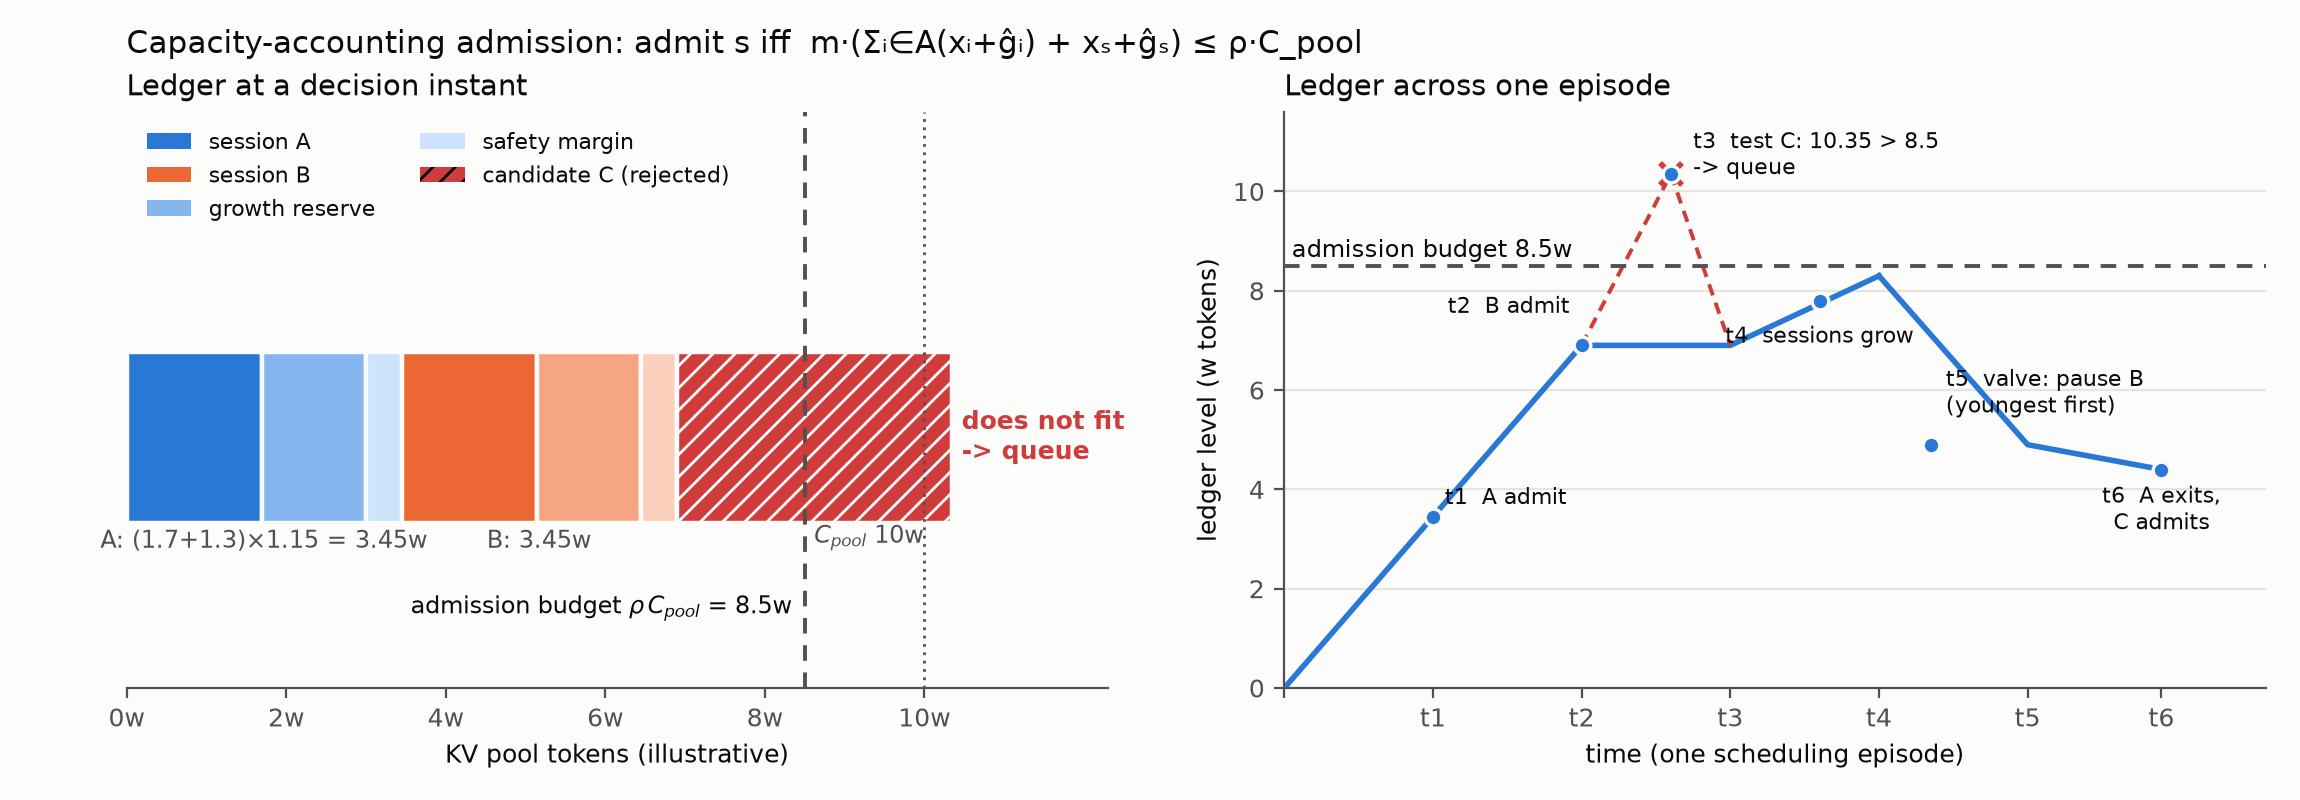

Generate this figure with Python:
#!/usr/bin/env python3
"""Figure: capacity-accounting admission — the ledger test (illustrative walkthrough).

Left panel: composition of the ledger at a decision instant (sessions A,B admitted;
candidate C's need overflows the admission budget -> queue).
Right panel: ledger level across one scheduling episode (admit / reject / valve-shed / revive).
Illustrative numbers: pool 10w tokens, budget rho=0.85, margin m=1.15,
first prompt 1.7w, forecast growth 1.3w -> need per session (1.7+1.3)*1.15 = 3.45w.
"""
import matplotlib
matplotlib.use("Agg")
import matplotlib.pyplot as plt
from matplotlib.patches import Patch

SURFACE = "#fcfcfb"
TXT, TXT2 = "#0b0b0b", "#52514e"
A_CUR, A_GRO, A_MAR = "#2a78d6", "#86b6ef", "#cde2fb"      # blue family (session A)
B_CUR, B_GRO, B_MAR = "#eb6834", "#f6a583", "#fbd0bd"      # orange family (session B)
CAND = "#d03b3b"                                            # status-critical (rejected test)
LEDGER = "#2a78d6"
GRID = "#e5e4e0"

plt.rcParams.update({
    "font.size": 9, "text.color": TXT, "axes.edgecolor": TXT2,
    "axes.labelcolor": TXT, "xtick.color": TXT2, "ytick.color": TXT2,
    "figure.facecolor": SURFACE, "axes.facecolor": SURFACE,
})

fig, (axL, axR) = plt.subplots(1, 2, figsize=(11.5, 4.0))
fig.subplots_adjust(left=0.055, right=0.985, top=0.86, bottom=0.14, wspace=0.18)

BUDGET, POOL = 8.5, 10.0

# ---------------- Left: ledger composition at a decision instant ----------------
segs = [  # (width, color, hatch, label)
    (1.7,  A_CUR, "",  "A: current 1.7"),
    (1.3,  A_GRO, "",  "A: growth 1.3"),
    (0.45, A_MAR, "",  "margin"),
    (1.7,  B_CUR, "",  "B: current 1.7"),
    (1.3,  B_GRO, "",  "B: growth 1.3"),
    (0.45, B_MAR, "",  ""),
    (3.45, CAND, "///", "C candidate: 3.45"),
]
x = 0.0
for w, c, h, lab in segs:
    axL.barh(0.5, w, left=x, height=0.34, color=c, hatch=h,
             edgecolor=SURFACE, linewidth=1.6)
    x += w
axL.axvline(BUDGET, color=TXT2, linestyle=(0, (4, 3)), linewidth=1.4)
axL.axvline(POOL, color=TXT2, linestyle=(0, (1, 2)), linewidth=1.0)
axL.text(BUDGET - 0.15, 0.16, "admission budget $\\rho\\,C_{pool}$ = 8.5w",
         ha="right", va="center", fontsize=8.5, color=TXT)
axL.text(POOL, 0.30, "$C_{pool}$ 10w", ha="right", va="center", fontsize=8.5, color=TXT2)
axL.text(x + 0.12, 0.5, "does not fit\n-> queue", ha="left", va="center",
         fontsize=9, color=CAND, fontweight="bold")
axL.annotate("", xy=(BUDGET + 0.05, 0.5), xytext=(x, 0.5),
             arrowprops=dict(arrowstyle="->", color=CAND, lw=1.2, alpha=0.0))  # spacer
# cumulative labels under the bar
axL.text(3.45 / 2, 0.28, "A: (1.7+1.3)×1.15 = 3.45w", ha="center", fontsize=8.5, color=TXT2)
axL.text(3.45 + 3.45 / 2, 0.28, "B: 3.45w", ha="center", fontsize=8.5, color=TXT2)
axL.set_xlim(0, 12.3)
axL.set_ylim(0, 1.15)
axL.set_yticks([])
axL.set_xticks(range(0, 11, 2))
axL.set_xticklabels([f"{v}w" for v in range(0, 11, 2)])
axL.set_xlabel("KV pool tokens (illustrative)")
axL.set_title("Ledger at a decision instant", fontsize=10.5, loc="left", color=TXT)
axL.legend(handles=[
    Patch(facecolor=A_CUR, label="session A"),
    Patch(facecolor=B_CUR, label="session B"),
    Patch(facecolor=A_GRO, label="growth reserve"),
    Patch(facecolor=A_MAR, label="safety margin"),
    Patch(facecolor=CAND, hatch="///", label="candidate C (rejected)"),
], loc="upper left", fontsize=8, frameon=False, ncol=2)
for s in ("top", "right", "left"):
    axL.spines[s].set_visible(False)

# ---------------- Right: ledger level across one episode ----------------
ts   = [0.0, 1.0, 2.0, 3.0, 4.0, 5.0, 5.9]
vals = [0.0, 3.45, 6.9, 6.9, 8.3, 4.9, 4.4]
axR.plot(ts[:2], vals[:2], color=LEDGER, lw=2)
axR.plot(ts[1:5], vals[1:5], color=LEDGER, lw=2)
axR.plot(ts[4:], vals[4:], color=LEDGER, lw=2)
axR.plot([2.0, 2.6], [6.9, 10.35], color=CAND, lw=1.4, linestyle=(0, (3, 2)))
axR.plot([2.6], [10.35], marker="x", color=CAND, markersize=8, markeredgewidth=2)
axR.plot([2.6, 3.0], [10.35, 6.9], color=CAND, lw=1.4, linestyle=(0, (3, 2)))
axR.axhline(BUDGET, color=TXT2, linestyle=(0, (4, 3)), linewidth=1.4)
axR.text(0.05, BUDGET + 0.18, "admission budget 8.5w", fontsize=8.5, color=TXT)

for tx, ty, lab, dx, dy, ha in [
    (1.0, 3.45, "t1  A admit", 0.08, 0.15, "left"),
    (2.0, 6.9,  "t2  B admit", -0.08, 0.55, "right"),
    (2.6, 10.35, "t3  test C: 10.35 > 8.5\n-> queue", 0.15, -0.15, "left"),
    (3.6, 7.8,  "t4  sessions grow", 0.0, -0.95, "center"),
    (4.35, 4.9, "t5  valve: pause B\n(youngest first)", 0.1, 0.5, "left"),
    (5.9, 4.4,  "t6  A exits,\nC admits", 0.0, -1.35, "center"),
]:
    axR.plot([tx], [ty], marker="o", color=LEDGER, markersize=6,
             markeredgecolor=SURFACE, markeredgewidth=1.2, zorder=5)
    axR.text(tx + dx, ty + dy, lab, fontsize=7.8, color=TXT, va="bottom", ha=ha)

axR.set_xlim(0, 6.6)
axR.set_ylim(0, 11.6)
axR.set_xticks(ts)
axR.set_xticklabels(["", "t1", "t2", "t3", "t4", "t5", "t6"])
axR.set_xlabel("time (one scheduling episode)")
axR.set_ylabel("ledger level (w tokens)")
axR.set_title("Ledger across one episode", fontsize=10.5, loc="left", color=TXT)
axR.grid(axis="y", color=GRID, linewidth=0.8)
axR.set_axisbelow(True)
for s in ("top", "right"):
    axR.spines[s].set_visible(False)

fig.suptitle("Capacity-accounting admission: admit s iff  m·(Σᵢ∈A(xᵢ+ĝᵢ) + xₛ+ĝₛ) ≤ ρ·C_pool",
             fontsize=11, color=TXT, x=0.055, ha="left", y=0.965)

out = "/root/paper/foyer/paper/figs/fig_admission_accounting.png"
fig.savefig(out, dpi=200, facecolor=SURFACE)
print("saved", out)
